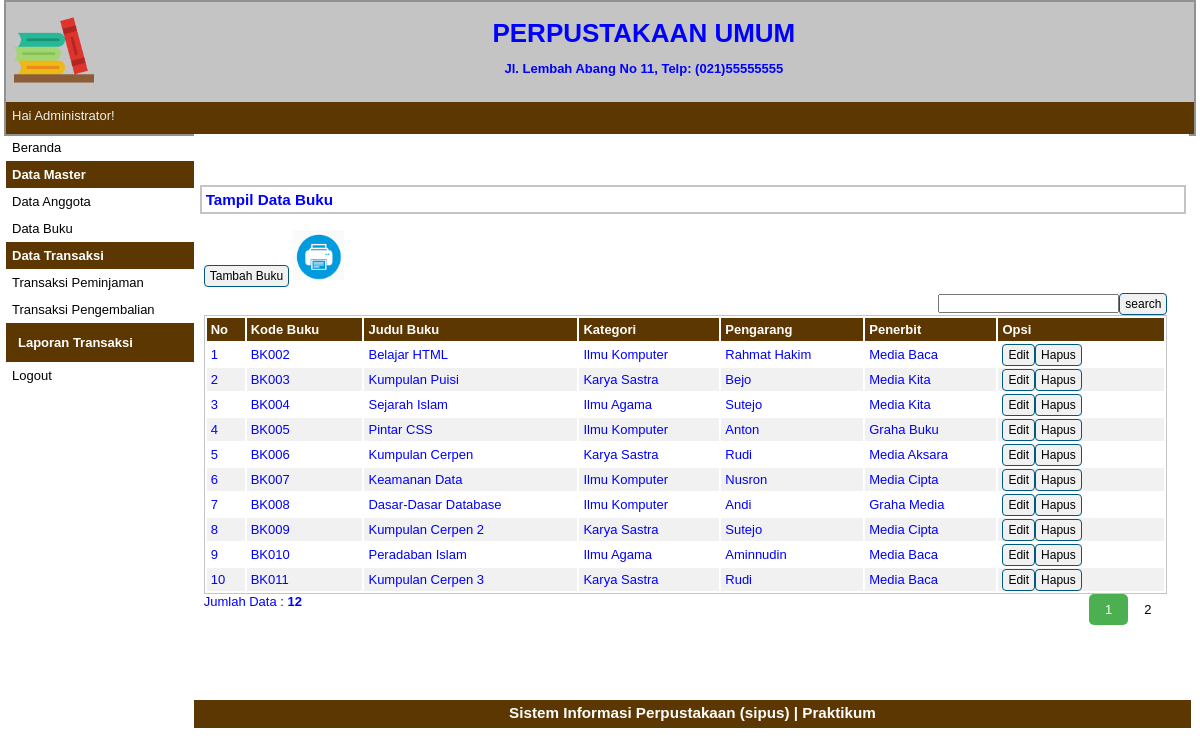
Screenshot of /index.php?p=buku (signed in) with the database file from the repository.
### tables this page shows
CREATE TABLE `tbbuku` (
  `idbuku` varchar(5) NOT NULL,
  `judulbuku` varchar(50) NOT NULL,
  `kategori` varchar(50) NOT NULL,
  `pengarang` varchar(40) NOT NULL,
  `penerbit` varchar(40) NOT NULL,
  `status` varchar(10) NOT NULL
);

### pages/buku.php (the view, shortened to what this page needs)
<div id="label-page"><h3>Tampil Data Buku</h3></div>
<div id="content">
	<p id="tombol-tambah-container"><a href="index.php?p=buku-input" class="tombol">Tambah Buku</a>
	<a target="_blank" href="pages/cetak-databuku.php"><img src="print.png" height="50px" height="50px"></a>
	<FORM CLASS="form-inline" METHOD="POST">
	<div align="right"><form method=post><input type="text" name="pencarian"><input type="submit" name="search" value="search" class="tombol"></form>
	</FORM>
	</p>
	<table id="tabel-tampil">
		<tr>
			<th id="label-tampil-no">No</td>
			<th>Kode Buku</th>
			<th>Judul Buku</th>
			<th>Kategori</th>
			<th>Pengarang</th>
			<th>Penerbit</th>
			<th id="label-opsi">Opsi</th>
		</tr>
		<?php
		$batas = 10;
		extract($_GET);
		if(empty($hal)){
			$posisi = 0;
			$hal = 1;
			$nomor = 1;
		}
		else {
			$posisi = ($hal - 1) * $batas;
			$nomor = $posisi+1;
		}
		if($_SERVER['REQUEST_METHOD'] == "POST"){
			$pencarian = trim(mysqli_real_escape_string($db, $_POST['pencarian']));
			if($pencarian != ""){
				$sql = "SELECT * FROM tbbuku WHERE judulbuku LIKE '%$pencarian%'
						OR idbuku LIKE '%$pencarian%'
						OR judulbuku LIKE '%$pencarian%'
						OR kategori LIKE '%$pencarian%'";
				$query = $sql;
				$queryJml = $sql;
			}
			else {
				$query = "SELECT * FROM tbbuku LIMIT $posisi, $batas";
				$queryJml = "SELECT * FROM tbbuku";
				$no = $posisi * 1;
			}
		}
		else {
			$query = "SELECT * FROM tbbuku LIMIT $posisi, $batas";
			$queryJml = "SELECT * FROM tbbuku";
		}
		$q_tampil_buku = mysqli_query($db, $query);
		if(mysqli_num_rows($q_tampil_buku)>0)
		{
		while($r_tampil_buku=mysqli_fetch_array($q_tampil_buku)){
		?>
		<tr>
			<td><?php echo $nomor; ?></td>
			<td><?php echo $r_tampil_buku['idbuku']; ?></td>
			<td><?php echo $r_tampil_buku['judulbuku']; ?></td>
			<td><?php echo $r_tampil_buku['kategori']; ?></td>
			<td><?php echo $r_tampil_buku['pengarang']; ?></td>
			<td><?php echo $r_tampil_buku['penerbit']; ?></td>
			<td>
				<div class="tombol-opsi-container"><a href="index.php?p=buku-edit&id=<?php echo $r_tampil_buku['idbuku'];?>" class="tombol">Edit</a></div>
				<div class="tombol-opsi-container"><a href="proses/buku-hapus.php?id=<?php echo $r_tampil_buku['idbuku']; ?>" onclick = "return confirm ('Apakah Anda Yakin Akan Menghapus Data Ini?')" class="tombol">Hapus</a></div>
			</td>
		</tr>
		<?php $nomor++; }
		}
		else {
			echo "<tr><td colspan=6>Data Tidak Ditemukan</td></tr>";
		}?>
	</table>
	<?php
	if(isset($_POST['pencarian'])){
	if($_POST['pencarian']!=''){
		echo "<div style=\"float:left;\">";
		$jml = mysqli_num_rows(mysqli_query($db, $queryJml));
		echo "Data Hasil Pencarian: <b>$jml</b>";
		echo "</div>";
	}
	}
	else{ ?>
		<div style="float: left;">
		<?php
			$jml = mysqli_num_rows(mysqli_query($db, $queryJml));
			echo "Jumlah Data : <b>$jml</b>";
		?>
		</div>
		<div class="pagination">
				<?php
				$jml_hal = ceil($jml/$batas);
				for($i=1; $i<=$jml_hal; $i++){
					if($i != $hal){
						echo "<a href=\"?p=buku&hal=$i\">$i</a>";
					}
					else {
						echo "<a class=\"active\">$i</a>";
					}
				}
				?>
		</div>
	<?php
	}
	?>
</div>

### style.css (style rules this page uses)
* { margin:0px; padding:0px }
body { font-family:sans-serif; font-size:13px; color:blue; }
.pagination { display: inline-block; }
.pagination a { color: black; float: left; padding: 8px 16px; text-decoration: none; }
.pagination a.active { background-color: #4CAF50; color: white; border-radius: 5px; }
#label-page { margin-top:6px; margin-bottom:6px; margin-left:6px; border:2px solid #C4C4C4; padding:4px; width:97.9%; }
#content { float:left; width:96.8%; min-height:454px; background-image : border:2px solid #C4C4C4; padding:10px; margin-bottom:6px; }
.tombol { border-radius:4px; font-size:12px; text-decoration:none; background-color:#F1F1F1; padding-top:3px; padding-bottom:3px; padding-left:5px; padding-right:5px; border:1px solid #01597E; color:black; }
#tombol-tambah-container { margin-bottom:10px; }
#tabel-tampil { border:1px solid #C4C4C4; width:100%; }
#tabel-tampil tr:nth-child(odd) { background-color:#F1F1F1; }
#tabel-tampil tr th { background-color:#5C3701; color:#FFFFFF; padding:4px; text-align:left; }
#tabel-tampil td { padding:4px; }
#label-tampil-no { width:30px; }
#label-opsi { width:158px; font-weight:bold; }
.tombol-opsi-container { float:left; }

### rows the page displays
tbbuku: idbuku "BK002", judulbuku "Belajar HTML", kategori "Ilmu Komputer", pengarang "Rahmat Hakim", penerbit "Media Baca"
tbbuku: idbuku "BK003", judulbuku "Kumpulan Puisi", kategori "Karya Sastra", pengarang "Bejo", penerbit "Media Kita"
tbbuku: idbuku "BK004", judulbuku "Sejarah Islam", kategori "Ilmu Agama", pengarang "Sutejo", penerbit "Media Kita"
tbbuku: idbuku "BK005", judulbuku "Pintar CSS", kategori "Ilmu Komputer", pengarang "Anton", penerbit "Graha Buku"
tbbuku: idbuku "BK006", judulbuku "Kumpulan Cerpen", kategori "Karya Sastra", pengarang "Rudi", penerbit "Media Aksara"
tbbuku: idbuku "BK007", judulbuku "Keamanan Data", kategori "Ilmu Komputer", pengarang "Nusron", penerbit "Media Cipta"
tbbuku: idbuku "BK008", judulbuku "Dasar-Dasar Database", kategori "Ilmu Komputer", pengarang "Andi", penerbit "Graha Media"
tbbuku: idbuku "BK009", judulbuku "Kumpulan Cerpen 2", kategori "Karya Sastra", pengarang "Sutejo", penerbit "Media Cipta"
tbbuku: idbuku "BK010", judulbuku "Peradaban Islam", kategori "Ilmu Agama", pengarang "Aminnudin", penerbit "Media Baca"
tbbuku: idbuku "BK011", judulbuku "Kumpulan Cerpen 3", kategori "Karya Sastra", pengarang "Rudi", penerbit "Media Baca"

### other values shown
$_SESSION['sesi'] "Administrator"
$jml "12"
